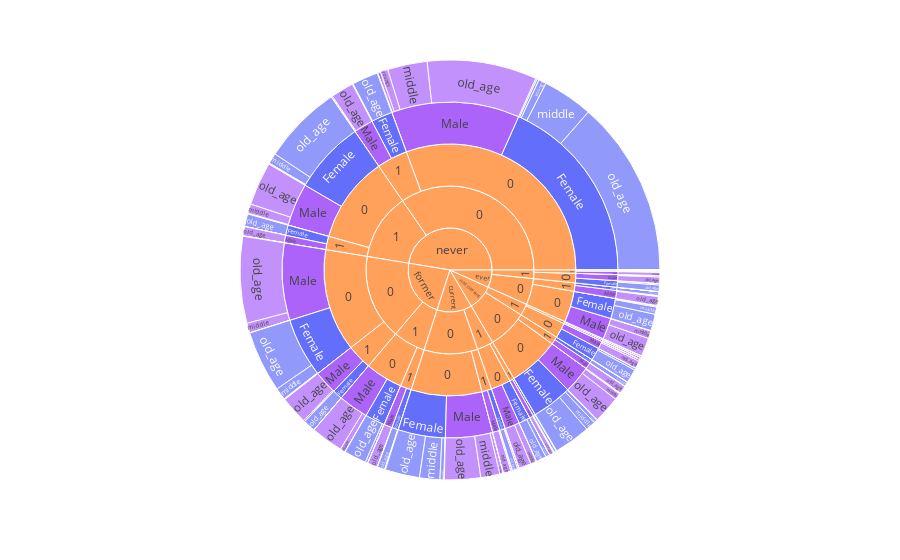

Here is the notebook cell this chart was saved with:
### Code cell
import plotly.express as px
fig = px.sunburst(
   df,
    path=['smoking_history','hypertension_categorical','heart_disease_categorical','gender', 'age_cateogry'],
    values= 'diabetes',
    color='gender',
    #  hover_data=['age_cateogry, 'hypertension_categorical']
)

# Show the Sunburst chart
fig.show()

### Figure 1 — Plotly figure (JSON) as saved in the notebook; plotly's stock layout.template omitted (floating-point values rounded to 4 significant figures; data arrays with more than 128 entries replaced by an {"elided": "..."} marker saying what was removed)
{"data": [{"branchvalues": "total", "customdata": {"elided": "395x1 str values"}, "domain": {"x": [0, 1], "y": [0, 1]}, "hovertemplate": "labels=%{label}<br>diabetes=%{value}<br>parent=%{parent}<br>id=%{id}<br>gender=%{customdata[0]}<extra></extra>", "ids": {"elided": "395 str values"}, "labels": {"elided": "395 str values"}, "marker": {"colors": {"elided": "395 str values"}}, "name": "", "parents": {"elided": "395 str values"}, "type": "sunburst", "values": {"elided": "395 int values"}}], "layout": {"legend": {"tracegroupgap": 0}, "margin": {"t": 60}}}
